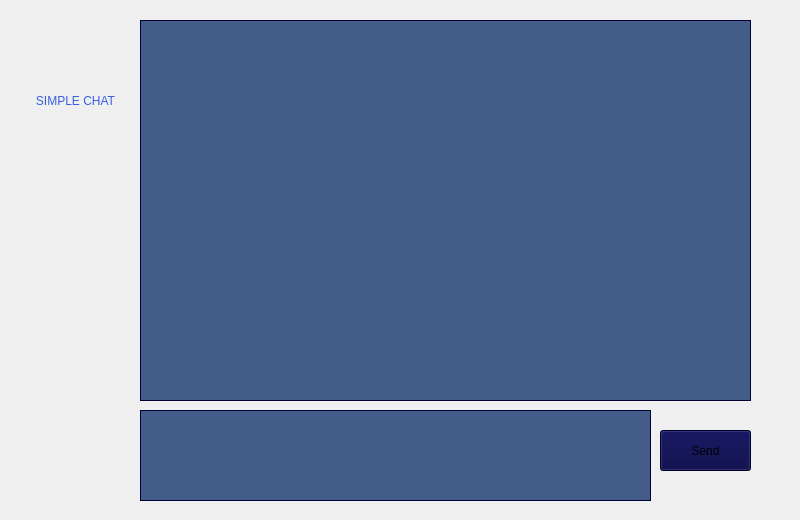
<?xml version="1.0" encoding="UTF-8"?>
<ui version="4.0">
 <class>MainWindow</class>
 <widget class="QMainWindow" name="MainWindow">
  <property name="geometry">
   <rect>
    <x>0</x>
    <y>0</y>
    <width>800</width>
    <height>520</height>
   </rect>
  </property>
  <property name="windowTitle">
   <string>MainWindow</string>
  </property>
  <widget class="QWidget" name="centralChatWidget">
   <property name="palette">
    <palette>
     <active>
      <colorrole role="WindowText">
       <brush brushstyle="SolidPattern">
        <color alpha="255">
         <red>55</red>
         <green>95</green>
         <blue>226</blue>
        </color>
       </brush>
      </colorrole>
      <colorrole role="Button">
       <brush brushstyle="SolidPattern">
        <color alpha="255">
         <red>0</red>
         <green>0</green>
         <blue>66</blue>
        </color>
       </brush>
      </colorrole>
      <colorrole role="Light">
       <brush brushstyle="SolidPattern">
        <color alpha="255">
         <red>0</red>
         <green>0</green>
         <blue>99</blue>
        </color>
       </brush>
      </colorrole>
      <colorrole role="Midlight">
       <brush brushstyle="SolidPattern">
        <color alpha="255">
         <red>0</red>
         <green>0</green>
         <blue>82</blue>
        </color>
       </brush>
      </colorrole>
      <colorrole role="Dark">
       <brush brushstyle="SolidPattern">
        <color alpha="255">
         <red>0</red>
         <green>0</green>
         <blue>102</blue>
        </color>
       </brush>
      </colorrole>
      <colorrole role="Mid">
       <brush brushstyle="SolidPattern">
        <color alpha="255">
         <red>0</red>
         <green>0</green>
         <blue>127</blue>
        </color>
       </brush>
      </colorrole>
      <colorrole role="Text">
       <brush brushstyle="SolidPattern">
        <color alpha="255">
         <red>255</red>
         <green>255</green>
         <blue>255</blue>
        </color>
       </brush>
      </colorrole>
      <colorrole role="BrightText">
       <brush brushstyle="SolidPattern">
        <color alpha="255">
         <red>255</red>
         <green>255</green>
         <blue>255</blue>
        </color>
       </brush>
      </colorrole>
      <colorrole role="ButtonText">
       <brush brushstyle="SolidPattern">
        <color alpha="255">
         <red>162</red>
         <green>162</green>
         <blue>162</blue>
        </color>
       </brush>
      </colorrole>
      <colorrole role="Base">
       <brush brushstyle="SolidPattern">
        <color alpha="255">
         <red>68</red>
         <green>92</green>
         <blue>138</blue>
        </color>
       </brush>
      </colorrole>
      <colorrole role="Window">
       <brush brushstyle="SolidPattern">
        <color alpha="255">
         <red>0</red>
         <green>0</green>
         <blue>66</blue>
        </color>
       </brush>
      </colorrole>
      <colorrole role="Shadow">
       <brush brushstyle="SolidPattern">
        <color alpha="255">
         <red>0</red>
         <green>0</green>
         <blue>0</blue>
        </color>
       </brush>
      </colorrole>
      <colorrole role="Highlight">
       <brush brushstyle="SolidPattern">
        <color alpha="255">
         <red>0</red>
         <green>85</green>
         <blue>255</blue>
        </color>
       </brush>
      </colorrole>
      <colorrole role="HighlightedText">
       <brush brushstyle="SolidPattern">
        <color alpha="255">
         <red>0</red>
         <green>0</green>
         <blue>255</blue>
        </color>
       </brush>
      </colorrole>
      <colorrole role="AlternateBase">
       <brush brushstyle="SolidPattern">
        <color alpha="255">
         <red>0</red>
         <green>0</green>
         <blue>33</blue>
        </color>
       </brush>
      </colorrole>
      <colorrole role="ToolTipBase">
       <brush brushstyle="SolidPattern">
        <color alpha="255">
         <red>255</red>
         <green>255</green>
         <blue>220</blue>
        </color>
       </brush>
      </colorrole>
      <colorrole role="ToolTipText">
       <brush brushstyle="SolidPattern">
        <color alpha="255">
         <red>0</red>
         <green>0</green>
         <blue>0</blue>
        </color>
       </brush>
      </colorrole>
     </active>
     <inactive>
      <colorrole role="WindowText">
       <brush brushstyle="SolidPattern">
        <color alpha="255">
         <red>55</red>
         <green>95</green>
         <blue>226</blue>
        </color>
       </brush>
      </colorrole>
      <colorrole role="Button">
       <brush brushstyle="SolidPattern">
        <color alpha="255">
         <red>0</red>
         <green>0</green>
         <blue>66</blue>
        </color>
       </brush>
      </colorrole>
      <colorrole role="Light">
       <brush brushstyle="SolidPattern">
        <color alpha="255">
         <red>0</red>
         <green>0</green>
         <blue>99</blue>
        </color>
       </brush>
      </colorrole>
      <colorrole role="Midlight">
       <brush brushstyle="SolidPattern">
        <color alpha="255">
         <red>0</red>
         <green>0</green>
         <blue>82</blue>
        </color>
       </brush>
      </colorrole>
      <colorrole role="Dark">
       <brush brushstyle="SolidPattern">
        <color alpha="255">
         <red>0</red>
         <green>0</green>
         <blue>102</blue>
        </color>
       </brush>
      </colorrole>
      <colorrole role="Mid">
       <brush brushstyle="SolidPattern">
        <color alpha="255">
         <red>0</red>
         <green>0</green>
         <blue>127</blue>
        </color>
       </brush>
      </colorrole>
      <colorrole role="Text">
       <brush brushstyle="SolidPattern">
        <color alpha="255">
         <red>255</red>
         <green>255</green>
         <blue>255</blue>
        </color>
       </brush>
      </colorrole>
      <colorrole role="BrightText">
       <brush brushstyle="SolidPattern">
        <color alpha="255">
         <red>255</red>
         <green>255</green>
         <blue>255</blue>
        </color>
       </brush>
      </colorrole>
      <colorrole role="ButtonText">
       <brush brushstyle="SolidPattern">
        <color alpha="255">
         <red>162</red>
         <green>162</green>
         <blue>162</blue>
        </color>
       </brush>
      </colorrole>
      <colorrole role="Base">
       <brush brushstyle="SolidPattern">
        <color alpha="255">
         <red>68</red>
         <green>92</green>
         <blue>138</blue>
        </color>
       </brush>
      </colorrole>
      <colorrole role="Window">
       <brush brushstyle="SolidPattern">
        <color alpha="255">
         <red>0</red>
         <green>0</green>
         <blue>66</blue>
        </color>
       </brush>
      </colorrole>
      <colorrole role="Shadow">
       <brush brushstyle="SolidPattern">
        <color alpha="255">
         <red>0</red>
         <green>0</green>
         <blue>0</blue>
        </color>
       </brush>
      </colorrole>
      <colorrole role="Highlight">
       <brush brushstyle="SolidPattern">
        <color alpha="255">
         <red>0</red>
         <green>85</green>
         <blue>255</blue>
        </color>
       </brush>
      </colorrole>
      <colorrole role="HighlightedText">
       <brush brushstyle="SolidPattern">
        <color alpha="255">
         <red>0</red>
         <green>0</green>
         <blue>255</blue>
        </color>
       </brush>
      </colorrole>
      <colorrole role="AlternateBase">
       <brush brushstyle="SolidPattern">
        <color alpha="255">
         <red>0</red>
         <green>0</green>
         <blue>33</blue>
        </color>
       </brush>
      </colorrole>
      <colorrole role="ToolTipBase">
       <brush brushstyle="SolidPattern">
        <color alpha="255">
         <red>255</red>
         <green>255</green>
         <blue>220</blue>
        </color>
       </brush>
      </colorrole>
      <colorrole role="ToolTipText">
       <brush brushstyle="SolidPattern">
        <color alpha="255">
         <red>0</red>
         <green>0</green>
         <blue>0</blue>
        </color>
       </brush>
      </colorrole>
     </inactive>
     <disabled>
      <colorrole role="WindowText">
       <brush brushstyle="SolidPattern">
        <color alpha="255">
         <red>0</red>
         <green>0</green>
         <blue>102</blue>
        </color>
       </brush>
      </colorrole>
      <colorrole role="Button">
       <brush brushstyle="SolidPattern">
        <color alpha="255">
         <red>0</red>
         <green>0</green>
         <blue>66</blue>
        </color>
       </brush>
      </colorrole>
      <colorrole role="Light">
       <brush brushstyle="SolidPattern">
        <color alpha="255">
         <red>0</red>
         <green>0</green>
         <blue>99</blue>
        </color>
       </brush>
      </colorrole>
      <colorrole role="Midlight">
       <brush brushstyle="SolidPattern">
        <color alpha="255">
         <red>0</red>
         <green>0</green>
         <blue>82</blue>
        </color>
       </brush>
      </colorrole>
      <colorrole role="Dark">
       <brush brushstyle="SolidPattern">
        <color alpha="255">
         <red>0</red>
         <green>0</green>
         <blue>102</blue>
        </color>
       </brush>
      </colorrole>
      <colorrole role="Mid">
       <brush brushstyle="SolidPattern">
        <color alpha="255">
         <red>0</red>
         <green>0</green>
         <blue>127</blue>
        </color>
       </brush>
      </colorrole>
      <colorrole role="Text">
       <brush brushstyle="SolidPattern">
        <color alpha="255">
         <red>0</red>
         <green>0</green>
         <blue>102</blue>
        </color>
       </brush>
      </colorrole>
      <colorrole role="BrightText">
       <brush brushstyle="SolidPattern">
        <color alpha="255">
         <red>255</red>
         <green>255</green>
         <blue>255</blue>
        </color>
       </brush>
      </colorrole>
      <colorrole role="ButtonText">
       <brush brushstyle="SolidPattern">
        <color alpha="255">
         <red>0</red>
         <green>0</green>
         <blue>102</blue>
        </color>
       </brush>
      </colorrole>
      <colorrole role="Base">
       <brush brushstyle="SolidPattern">
        <color alpha="255">
         <red>0</red>
         <green>0</green>
         <blue>66</blue>
        </color>
       </brush>
      </colorrole>
      <colorrole role="Window">
       <brush brushstyle="SolidPattern">
        <color alpha="255">
         <red>0</red>
         <green>0</green>
         <blue>66</blue>
        </color>
       </brush>
      </colorrole>
      <colorrole role="Shadow">
       <brush brushstyle="SolidPattern">
        <color alpha="255">
         <red>0</red>
         <green>0</green>
         <blue>0</blue>
        </color>
       </brush>
      </colorrole>
      <colorrole role="Highlight">
       <brush brushstyle="SolidPattern">
        <color alpha="255">
         <red>144</red>
         <green>144</green>
         <blue>144</blue>
        </color>
       </brush>
      </colorrole>
      <colorrole role="HighlightedText">
       <brush brushstyle="SolidPattern">
        <color alpha="255">
         <red>0</red>
         <green>0</green>
         <blue>255</blue>
        </color>
       </brush>
      </colorrole>
      <colorrole role="AlternateBase">
       <brush brushstyle="SolidPattern">
        <color alpha="255">
         <red>0</red>
         <green>0</green>
         <blue>66</blue>
        </color>
       </brush>
      </colorrole>
      <colorrole role="ToolTipBase">
       <brush brushstyle="SolidPattern">
        <color alpha="255">
         <red>255</red>
         <green>255</green>
         <blue>220</blue>
        </color>
       </brush>
      </colorrole>
      <colorrole role="ToolTipText">
       <brush brushstyle="SolidPattern">
        <color alpha="255">
         <red>0</red>
         <green>0</green>
         <blue>0</blue>
        </color>
       </brush>
      </colorrole>
     </disabled>
    </palette>
   </property>
   <widget class="QPushButton" name="chatSendButton">
    <property name="enabled">
     <bool>true</bool>
    </property>
    <property name="geometry">
     <rect>
      <x>660</x>
      <y>430</y>
      <width>91</width>
      <height>41</height>
     </rect>
    </property>
    <property name="palette">
     <palette>
      <active>
       <colorrole role="ButtonText">
        <brush brushstyle="SolidPattern">
         <color alpha="255">
          <red>0</red>
          <green>0</green>
          <blue>0</blue>
         </color>
        </brush>
       </colorrole>
      </active>
      <inactive>
       <colorrole role="ButtonText">
        <brush brushstyle="SolidPattern">
         <color alpha="255">
          <red>0</red>
          <green>0</green>
          <blue>0</blue>
         </color>
        </brush>
       </colorrole>
      </inactive>
      <disabled>
       <colorrole role="ButtonText">
        <brush brushstyle="SolidPattern">
         <color alpha="255">
          <red>0</red>
          <green>0</green>
          <blue>102</blue>
         </color>
        </brush>
       </colorrole>
      </disabled>
     </palette>
    </property>
    <property name="cursor">
     <cursorShape>PointingHandCursor</cursorShape>
    </property>
    <property name="autoFillBackground">
     <bool>false</bool>
    </property>
    <property name="text">
     <string>Send</string>
    </property>
    <property name="checkable">
     <bool>false</bool>
    </property>
   </widget>
   <widget class="QTextBrowser" name="chatTextDisplay">
    <property name="geometry">
     <rect>
      <x>140</x>
      <y>20</y>
      <width>611</width>
      <height>381</height>
     </rect>
    </property>
    <property name="html">
     <string>&lt;!DOCTYPE HTML PUBLIC &quot;-//W3C//DTD HTML 4.0//EN&quot; &quot;http://www.w3.org/TR/REC-html40/strict.dtd&quot;&gt;
&lt;html&gt;&lt;head&gt;&lt;meta name=&quot;qrichtext&quot; content=&quot;1&quot; /&gt;&lt;style type=&quot;text/css&quot;&gt;
p, li { white-space: pre-wrap; }
&lt;/style&gt;&lt;/head&gt;&lt;body style=&quot; font-family:'MS Shell Dlg 2'; font-size:8.25pt; font-weight:400; font-style:normal;&quot;&gt;
&lt;p style=&quot;-qt-paragraph-type:empty; margin-top:0px; margin-bottom:0px; margin-left:0px; margin-right:0px; -qt-block-indent:0; text-indent:0px;&quot;&gt;&lt;br /&gt;&lt;/p&gt;&lt;/body&gt;&lt;/html&gt;</string>
    </property>
   </widget>
   <widget class="QLabel" name="chatLabel">
    <property name="enabled">
     <bool>true</bool>
    </property>
    <property name="geometry">
     <rect>
      <x>20</x>
      <y>70</y>
      <width>111</width>
      <height>61</height>
     </rect>
    </property>
    <property name="frameShadow">
     <enum>QFrame::Plain</enum>
    </property>
    <property name="text">
     <string>SIMPLE CHAT</string>
    </property>
    <property name="textFormat">
     <enum>Qt::AutoText</enum>
    </property>
    <property name="scaledContents">
     <bool>false</bool>
    </property>
    <property name="alignment">
     <set>Qt::AlignCenter</set>
    </property>
    <property name="wordWrap">
     <bool>false</bool>
    </property>
   </widget>
   <widget class="QTextEdit" name="textEdit">
    <property name="geometry">
     <rect>
      <x>140</x>
      <y>410</y>
      <width>511</width>
      <height>91</height>
     </rect>
    </property>
   </widget>
   <zorder>chatTextDisplay</zorder>
   <zorder>chatLabel</zorder>
   <zorder>chatSendButton</zorder>
   <zorder>textEdit</zorder>
  </widget>
 </widget>
 <layoutdefault spacing="6" margin="11"/>
 <resources/>
 <connections/>
 <slots>
  <slot>sendButtonPressed()</slot>
 </slots>
</ui>
